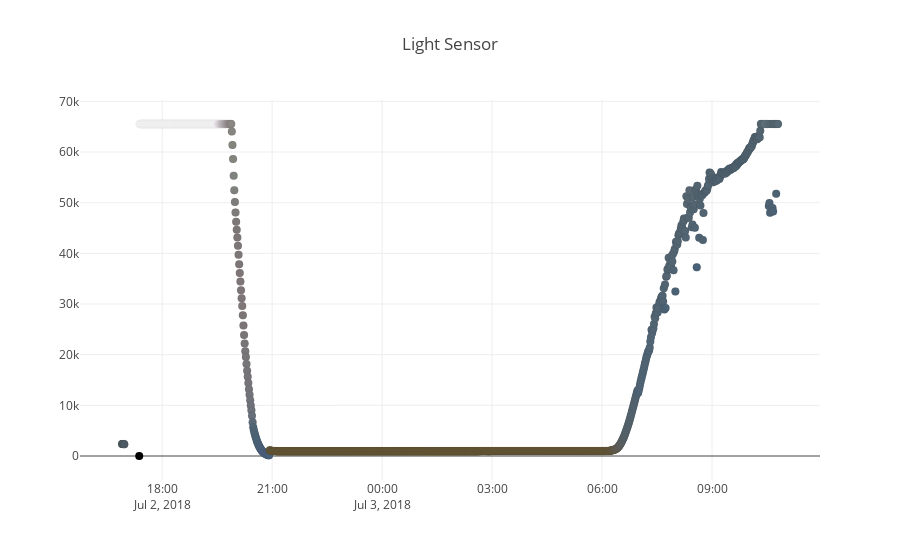

The code cell stored with this chart in its notebook:
### Code cell


### Figure 1 — Plotly figure (JSON) as saved in the notebook; plotly's stock layout.template omitted (floating-point values rounded to 4 significant figures; data arrays with more than 128 entries replaced by an {"elided": "..."} marker saying what was removed)
{"data": [{"marker": {"color": {"elided": "1052 str values"}, "line": {"color": "rgba(0, 0, 0, 0.1)", "width": 0.5}, "size": 8}, "mode": "markers", "type": "scatter", "x": {"elided": "1052 str values"}, "y": {"elided": "1052 int values"}}], "layout": {"title": "Light Sensor"}}
